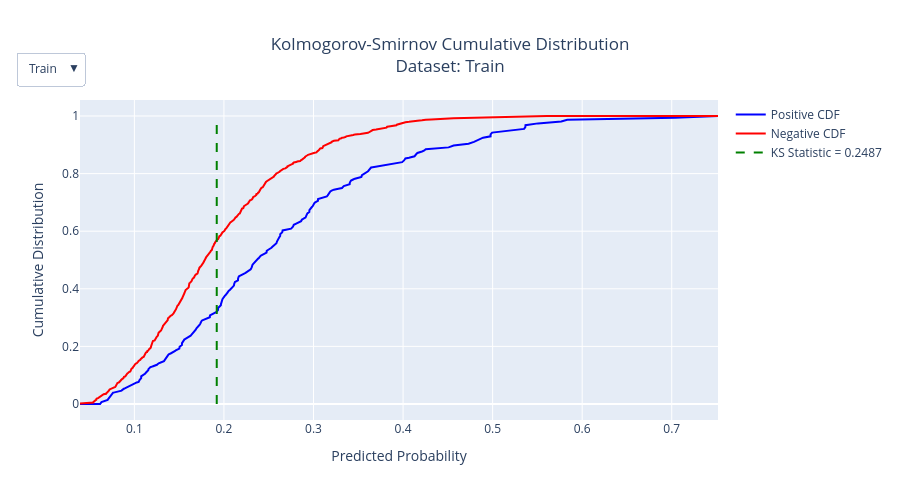

The notebook cell saved with this chart:
### Code cell
def plot_ks_plotly(ks_results):
    fig = go.Figure()
    buttons = []
    visibility = []

    for i, (name, ks_dict) in enumerate(ks_results.items()):
        df = ks_dict['df']
        x = df['Predicted Probability']
        pos_cdf = df['Positive CDF']
        neg_cdf = df['Negative CDF']
        ks_stat = ks_dict['ks_stat']
        ks_pos = ks_dict['ks_stat_position']

        # Add traces for this dataset
        fig.add_trace(go.Scatter(
            x=x, y=pos_cdf,
            mode='lines',
            name='Positive CDF',
            line=dict(color='blue'),
            visible=(i == 0)
        ))

        fig.add_trace(go.Scatter(
            x=x, y=neg_cdf,
            mode='lines',
            name='Negative CDF',
            line=dict(color='red'),
            visible=(i == 0)
        ))

        fig.add_trace(go.Scatter(
            x=[ks_pos, ks_pos], y=[0, 1],
            mode='lines',
            name=f'KS Statistic = {ks_stat:.4f}',
            line=dict(color='green', dash='dash'),
            visible=(i == 0)
        ))

        # Construct visibility array: only show traces for this dataset
        vis = [False] * len(ks_results) * 3  # 3 traces per dataset
        vis[i*3] = vis[i*3 + 1] = vis[i*3 + 2] = True

        # Create dropdown button
        buttons.append(dict(
            label=name,
            method="update",
            args=[
                {"visible": vis},
                {"title": f"Kolmogorov-Smirnov Cumulative Distribution<br>Dataset: {name}"}
            ]
        ))

    # Set layout with dropdown
    fig.update_layout(
        title=f"Kolmogorov-Smirnov Cumulative Distribution<br>Dataset: {list(ks_results.keys())[0]}",
        xaxis_title="Predicted Probability",
        yaxis_title="Cumulative Distribution",
        title_x=0.5,
        updatemenus=[
            {
                "buttons": buttons,
                "direction": "down",
                "x": -0.1,
                "xanchor": "left",
                "y": 1.15,
                "yanchor": "top",
            }
        ],
        # legend=dict(x=0.8, y=0.15),
        height=500
    )

    return fig


fig = plot_ks_plotly(ks_results_)
fig.show()

### Figure 1 — Plotly figure (JSON) as saved in the notebook; plotly's stock layout.template omitted (floating-point values rounded to 4 significant figures; data arrays with more than 128 entries replaced by an {"elided": "..."} marker saying what was removed)
{"data": [{"line": {"color": "blue"}, "mode": "lines", "name": "Positive CDF", "type": "scatter", "visible": true, "x": {"elided": "750 float values"}, "y": {"elided": "750 float values"}}, {"line": {"color": "red"}, "mode": "lines", "name": "Negative CDF", "type": "scatter", "visible": true, "x": {"elided": "750 float values"}, "y": {"elided": "750 float values"}}, {"line": {"color": "green", "dash": "dash"}, "mode": "lines", "name": "KS Statistic = 0.2487", "type": "scatter", "visible": true, "x": [0.1919, 0.1919], "y": [0, 1]}, {"line": {"color": "blue"}, "mode": "lines", "name": "Positive CDF", "type": "scatter", "visible": false, "x": {"elided": "250 float values"}, "y": {"elided": "250 float values"}}, {"line": {"color": "red"}, "mode": "lines", "name": "Negative CDF", "type": "scatter", "visible": false, "x": {"elided": "250 float values"}, "y": {"elided": "250 float values"}}, {"line": {"color": "green", "dash": "dash"}, "mode": "lines", "name": "KS Statistic = 0.2840", "type": "scatter", "visible": false, "x": [0.3242, 0.3242], "y": [0, 1]}], "layout": {"height": 500, "title": {"text": "Kolmogorov-Smirnov Cumulative Distribution<br>Dataset: Train", "x": 0.5}, "updatemenus": [{"buttons": [{"args": [{"visible": [true, true, true, false, false, false]}, {"title": "Kolmogorov-Smirnov Cumulative Distribution<br>Dataset: Train"}], "label": "Train", "method": "update"}, {"args": [{"visible": [false, false, false, true, true, true]}, {"title": "Kolmogorov-Smirnov Cumulative Distribution<br>Dataset: Test"}], "label": "Test", "method": "update"}], "direction": "down", "x": -0.1, "xanchor": "left", "y": 1.15, "yanchor": "top"}], "xaxis": {"title": {"text": "Predicted Probability"}}, "yaxis": {"title": {"text": "Cumulative Distribution"}}}}
